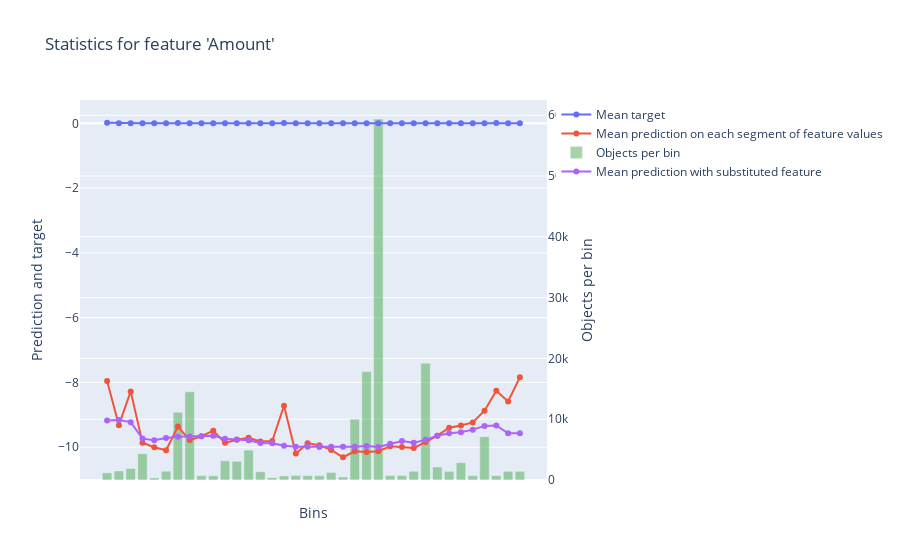

Notebook code for this chart:
### Markdown cell above
# Feature Statistics

[catboost tutorials model analysis feature statistics tutorial](https://github.com/catboost/tutorials/blob/master/model_analysis/feature_statistics_tutorial.ipynb)

### Code cell
# float feature
feature_name = 'Amount'
dict_stats = model.calc_feature_statistics(df_Xtrain, ytrain, feature_name, plot=True)

### Figure 1 — Plotly figure (JSON) as saved in the notebook; plotly's stock layout.template omitted (floating-point values rounded to 4 significant figures)
{"data": [{"name": "Mean target", "yaxis": "y", "mode": "lines+markers", "xaxis": "x", "y": [0.01795, 0.005398, 0.004246, 0.002078, 0.00295, 0, 0.00664, 0.0009649, 0, 0.004317, 0.0009524, 0.00162, 0.001016, 0.001479, 0, 0.009036, 0, 0, 0.002874, 0.001612, 0, 0.0002998, 0.0004481, 0.0006905, 0, 0.002782, 0, 0.002448, 0.0004677, 0.004237, 0.002106, 0.004202, 0.002952, 0.01393, 0, 0.002807], "type": "scatter"}, {"name": "Mean prediction on each segment of feature values", "yaxis": "y", "mode": "lines+markers", "xaxis": "x", "y": [-7.951, -9.319, -8.275, -9.862, -9.999, -10.09, -9.359, -9.779, -9.66, -9.487, -9.863, -9.771, -9.705, -9.82, -9.806, -8.72, -10.2, -9.879, -9.939, -10.08, -10.31, -10.12, -10.14, -10.12, -9.968, -9.994, -10.02, -9.841, -9.641, -9.395, -9.329, -9.233, -8.872, -8.255, -8.586, -7.84], "type": "scatter"}, {"name": "Objects per bin", "yaxis": "y2", "y": [1170, 1482, 1884, 4332, 339, 1452, 11144, 14509, 708, 695, 3150, 3086, 4921, 1352, 386, 664, 751, 707, 696, 1241, 498, 10008, 17853, 59374, 719, 719, 1436, 19201, 2138, 1416, 2849, 714, 7115, 718, 1424, 1425], "width": 0.8, "xaxis": "x", "marker": {"color": "rgba(30, 150, 30, 0.4)"}, "type": "bar"}, {"name": "Mean prediction with substituted feature", "yaxis": "y", "mode": "lines+markers", "xaxis": "x", "y": [-9.177, -9.159, -9.225, -9.733, -9.783, -9.715, -9.674, -9.667, -9.658, -9.648, -9.734, -9.761, -9.782, -9.868, -9.878, -9.955, -9.984, -9.982, -9.99, -9.983, -9.984, -9.987, -9.962, -9.994, -9.891, -9.81, -9.864, -9.772, -9.643, -9.571, -9.537, -9.456, -9.347, -9.328, -9.571, -9.571], "type": "scatter"}], "layout": {"yaxis2": {"position": 1, "side": "right", "title": {"text": "Objects per bin"}}, "yaxis": {"overlaying": "y2", "side": "left", "title": {"text": "Prediction and target"}}, "xaxis": {"title": {"text": "Bins"}, "ticktext": ["(-inf, 0.0050]", "(0.0050, 0.7550]", "(0.7550, 0.7650]", "(0.7650, 0.8950]", "(0.8950, 0.9850]", "(0.9850, 0.9950]", "(0.9950, 1.2950]", "(1.2950, 3.5750]", "(3.5750, 3.6850]", "(3.6850, 3.8050]", "(3.8050, 4.4950]", "(4.4950, 5.0050]", "(5.0050, 6.9650]", "(6.9650, 7.3850]", "(7.3850, 7.5050]", "(7.5050, 7.6350]", "(7.6350, 7.8350]", "(7.8350, 7.9950]", "(7.9950, 8.3050]", "(8.3050, 8.9350]", "(8.9350, 8.9850]", "(8.9850, 10.6550]", "(10.6550, 17.9850]", "(17.9850, 90.3950]", "(90.3950, 93.3050]", "(93.3050, 95.7550]", "(95.7550, 99.9550]", "(99.9550, 208.9950]", "(208.9950, 236.0050]", "(236.0050, 254.9750]", "(254.9750, 303.9750]", "(303.9750, 320.0950]", "(320.0950, 699.9400]", "(699.9400, 804.1500]", "(804.1500, 1172.6650]", "(1172.6650, +inf)"], "showticklabels": false, "tickmode": "array", "tickvals": [0, 1, 2, 3, 4, 5, 6, 7, 8, 9, 10, 11, 12, 13, 14, 15, 16, 17, 18, 19, 20, 21, 22, 23, 24, 25, 26, 27, 28, 29, 30, 31, 32, 33, 34, 35]}, "title": {"text": "Statistics for feature 'Amount'"}}}
